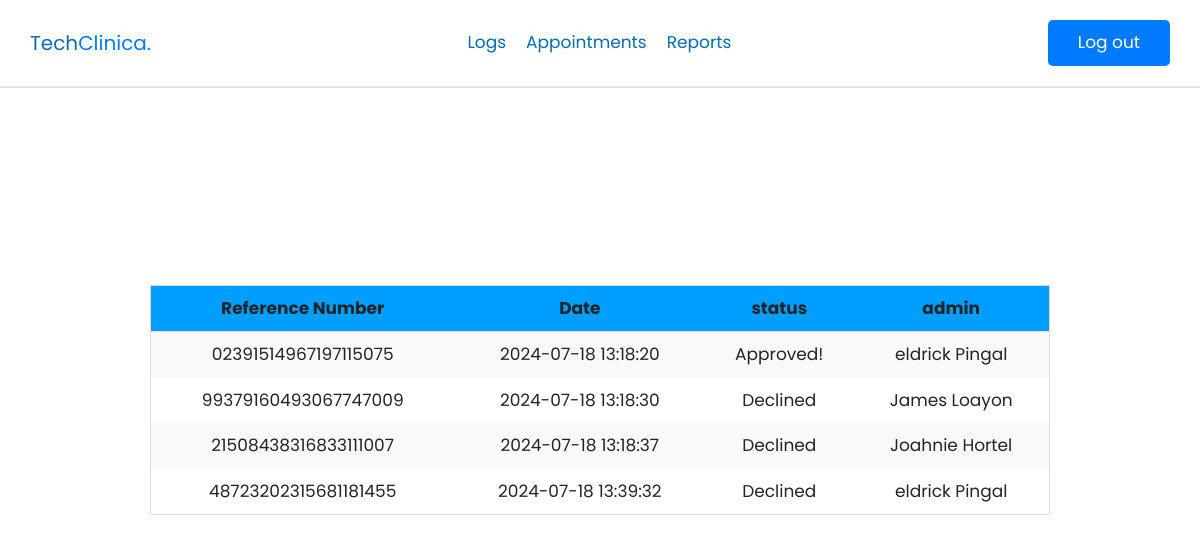
Page /admin_logs.php on the committed database.
### tables this page shows
CREATE TABLE `logs` (
  `log_id` int(10) NOT NULL,
  `reference_number` varchar(100) NOT NULL,
  `time_approved` datetime NOT NULL,
  `appoint_status` varchar(50) NOT NULL,
  `admin_name` varchar(50) NOT NULL
);

### admin_logs.php (the view, shortened to what this page needs)
<!DOCTYPE html>
<html lang="en">
<head>
   <link rel="stylesheet" href="style.css">
   <link rel="stylesheet" href="https://cdnjs.cloudflare.com/ajax/libs/font-awesome/6.0.0/css/all.min.css">
   <link rel="stylesheet" href="https://cdnjs.cloudflare.com/ajax/libs/bootstrap/4.6.1/css/bootstrap.min.css">
</head>
<body>
<header class="header fixed-top">
   <div class="container">
      <div class="row align-items-center justify-content-between">
         <a href="user_dashboard.php" class="logo">Tech<span>Clinica.</span></a>
         <nav class="nav">
            <a href="admin_logs">Logs</a>
            <a href="admin_dashboard.php">Appointments</a>
            <a href="Appointment_reports.php">Reports</a>
         </nav>
         <a href="login.php" class="link-btn">Log out</a>
      </div>
   </div>
</header>
</body>
<?php
$host = 'localhost';
$dbname = 'techclinica';
$username = 'root';
$password = 'admin';
$conn = new mysqli($host, $username, $password, $dbname);
$sql = "SELECT reference_number , time_approved, appoint_status, admin_name FROM logs";
$result = $conn->query($sql);
if ($result->num_rows > 0) {
    echo "<table border='5'>
            <tr>
                <th>Reference Number</th>
                <th>Date</th>
                <th>status</th>
                <th>admin</th>
            </tr>";
    while ($row = $result->fetch_assoc()) {
        echo "<tr>
                <td>".$row['reference_number']."</td>
                <td>".$row['time_approved']."</td>
                <td>".$row['appoint_status']."</td>
                 <td>".$row['admin_name']."</td>
                ";
    }
    echo "</tr></table>";
} else {
    echo "No appointments found.";
}
?>
</html>

### style.css (style rules this page uses)
:root { --blue: #009eff; --black: #006daf; --white: #fff; --light-color: #666; --light-bg: #eee; --border: 0.2rem solid rgba(0, 0, 0, 0.1); --box-shadow: 0 0.5rem 1rem rgba(0, 0, 0, 0.1); }
* { font-family: "Poppins", sans-serif; margin: 0; padding: 0; box-sizing: border-box; outline: none; border: none; text-decoration: none !important; }
html { font-size: 62.5%; overflow-x: hidden; scroll-behavior: smooth; scroll-padding-top: 6.5rem; }
.link-btn { display: inline-block; padding: 1rem 3rem; border-radius: 0.5rem; background-color: var(--blue); cursor: pointer; font-size: 1.7rem; color: var(--white); }
.header { padding: 2rem; border-bottom: var(--border); }
.header .logo { font-size: 2rem; color: var(--black); }
.header .logo span { color: var(--blue); }
.header .nav a { margin: 0 1rem; font-size: 1.7rem; color: var(--black); }
body { display: flex; align-items: center; justify-content: center; font-family: sans-serif; line-height: 1.5; min-height: 100vh; background: #f3f3f3; flex-direction: column; margin: 0; }

### admin_logs.php (style rules this page uses)
table { border-collapse: collapse; width: 75%; border: 1px solid #ddd; font-family: Arial, sans-serif; font-size: 17px; }
th, td { padding: 10px; text-align: center; }
th { background-color: #009EFF; border-bottom: 1px solid #ddd; }
tr:nth-child(even) { background-color: #f9f9f9; }

### rows in the picture
logs: reference_number "02391514967197115075", time_approved "2024-07-18 13:18:20", appoint_status "Approved!", admin_name "eldrick Pingal"
logs: reference_number "99379160493067747009", time_approved "2024-07-18 13:18:30", appoint_status "Declined", admin_name "James Loayon"
logs: reference_number "21508438316833111007", time_approved "2024-07-18 13:18:37", appoint_status "Declined", admin_name "Joahnie Hortel"
logs: reference_number "48723202315681181455", time_approved "2024-07-18 13:39:32", appoint_status "Declined", admin_name "eldrick Pingal"
